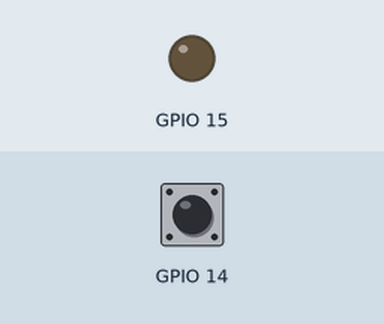
Recording of a program running on a simulated Raspberry Pi (BCM pin numbers). Parts: output pins drawn as LEDs (lit = HIGH). The inputs (shaded band) are chosen by the test bench; at power-on: GPIO 14 LOW.

Above: at 1.2 s.
1.3 s: GPIO 14 pulled HIGH for 0.15 s
At 1.37 s:
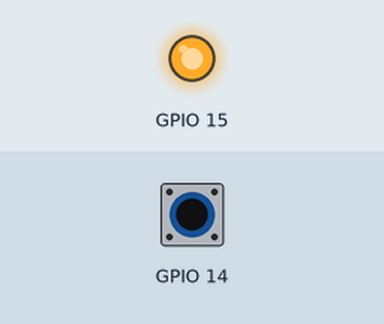
2.9 s: GPIO 14 pulled HIGH for 3.2 s
At 7.1 s:
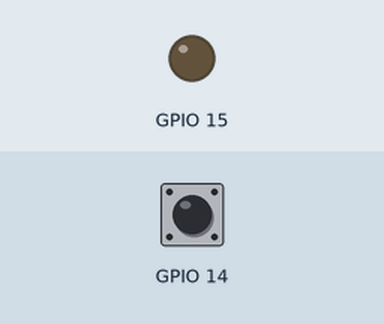
Timing chart, 0 to 8.6 s (numbered marks = the images above; inputs shaded):
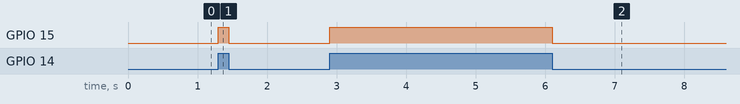

Measured:
- after the input at 1.3 s, GPIO 15: LOW → HIGH at once, → LOW 0.15 s later
- after the input at 2.9 s, GPIO 15: LOW → HIGH at once, → LOW 3.2 s later

The program:

tactswitch_pulldown_resitor.py
```python
#!/usr/bin/env python
# -*- coding: utf-8 -*-

import RPi.GPIO as GPIO

GPIO.setmode(GPIO.BCM)  # 初期設定
GPIO.setup(15,GPIO.OUT) # 出力設定
GPIO.setup(14,GPIO.IN,pull_up_down=GPIO.PUD_DOWN)  # 入力設定

# タクトスイッチの状態をもとに判定する
# 押す=HIGH はなす=LOW
while True:
    if GPIO.input(14) == GPIO.HIGH:
        GPIO.output(15,GPIO.HIGH) # LED点灯
    else:
        GPIO.output(15,GPIO.LOW)  # LED消灯

GPIO.cleanup() # GPIO初期化
```
